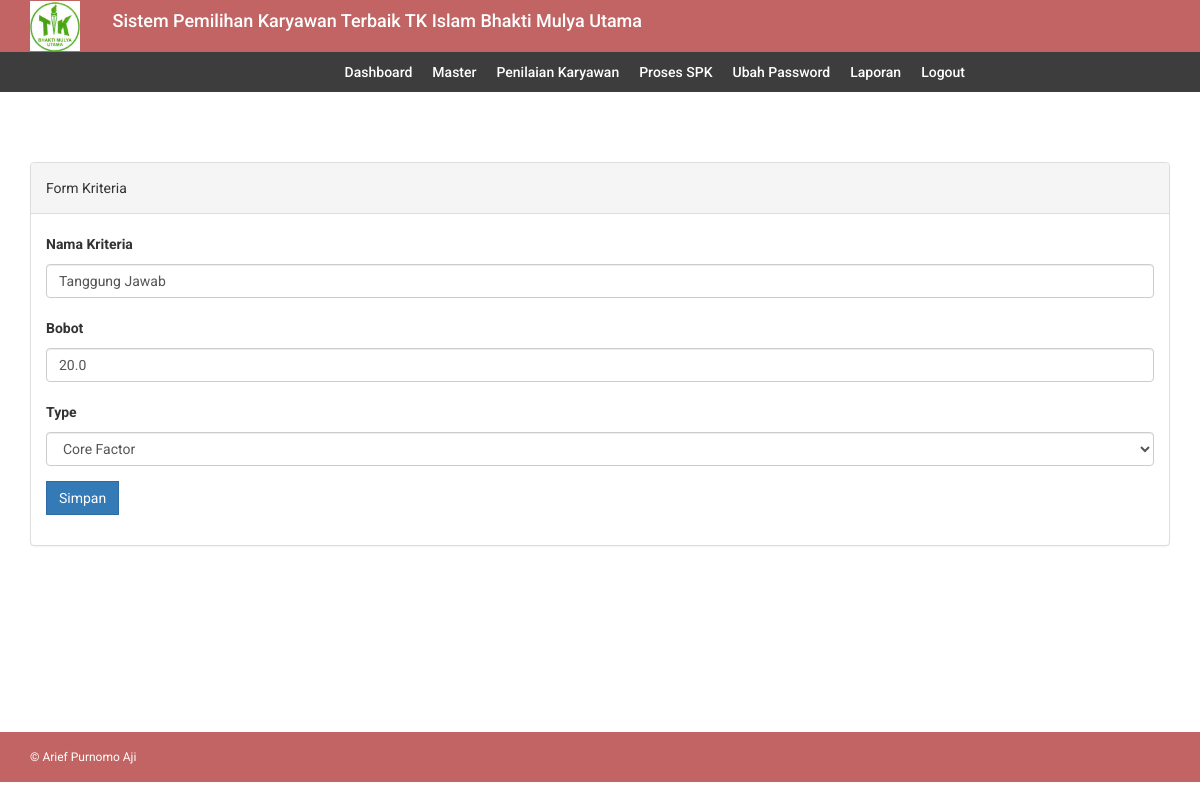
The page /edit_kriteria.php?id=35 (signed in) on the database its author committed.
### tables this page shows
CREATE TABLE `kriteria` (
  `id_kriteria` int(11) NOT NULL AUTO_INCREMENT,
  `kriteria` varchar(32) DEFAULT NULL,
  `bobot` float(5,1) DEFAULT NULL,
  `type` varchar(12) DEFAULT NULL,
  PRIMARY KEY (`id_kriteria`)
);

### db/db_config.php (called while the page is built, shortened)
<?php
	class database extends PDO{
		protected $dsn = 'mysql:host=localhost;dbname=db_spk';
		protected $dsu = 'root';
		protected $dsp = '';
		private $cmd = '';
		function __construct(){
			try {
				$this->db = new PDO($this->dsn,$this->dsu,$this->dsp);
			} catch (PDOException $e) {
				echo $e->getMessage();
			}
		}
		function select($c,$t){
			$this->cmd = "select $c from $t";
			return $this;
		}
		function where($params){
			$this->cmd .= " where $params";
			return $this;
		}
		function get(){
			$q = $this->db->prepare($this->cmd);
			$q->execute();
			return $q->fetchAll();
		}
	}
?>

### edit_kriteria.php (the view, shortened to what this page needs)
<?php include 'header.php';?>
<?php include 'menu.php';?>
<div class="content-wrapper">
    <div class="container">
        <div class="row">
            <div class="col-md-12">
            <br/>
              <div class="panel panel-default">
                  <div class="panel-heading">
                    Form Kriteria
                  </div>
                  <div class="panel-body">
                      <form method="post" action="update_kriteria.php" enctype="multipart/form-data">
                          <?php foreach ($db->select('*','kriteria')->where('id_kriteria='.$_GET['id'])->get() as $data): ?>
                              <div class="form-group">
                                  <label for="nama">Nama Kriteria</label>
                                  <input type="text" class="form-control" id="kriteria" name="kriteria" value="<?php
                                            $tmp = explode('_',$data['kriteria']);
                                            echo ucwords(implode(' ',$tmp));?>">
                              </div>
                              <div class="form-group">
                                  <label>Bobot</label>
                                  <input type="number" name="bobot" class="form-control bobot" value="<?= $data['bobot']?>" pattern="^[0-9\.\-\/]+$">
                              </div>
                              <div class="form-group">
                                  <label>Type</label>
                                  <select class="form-control" name="type">
                                      <option value="Core Factor" <?php if($data['type']=='Core Factor'){ echo 'selected'; }?>>Core Factor</option>
                                  </select>
                              </div>
                          <?php endforeach ?>
                          <div class="form-group">
                              <button class="btn btn-primary">Simpan</button>
                          </div>
                      </form>
                  </div>
              </div>
            </div>
        </div>
        </div>
    </div>
<?php include 'footer.php';?>

### assets/css/style.css (style rules this page uses)
body { font-family: 'Roboto', sans-serif; line-height: 30px; }
.content-wrapper { margin-top: 40px; min-height: 600px; padding-bottom: 60px; }
.btn { border-radius: 0px; -webkit-border-radius: 0px; -moz-border-radius: 0px; }

### rows shown on the page
kriteria: kriteria "Tanggung Jawab", bobot "20.0", type "Core Factor"
